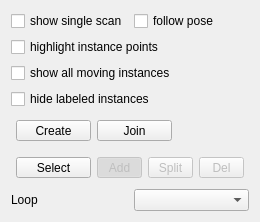
        <widget class="QWidget" name="tab_2">
         <attribute name="title">
          <string>Instances</string>
         </attribute>
         <layout class="QFormLayout" name="formLayout">
          <item row="2" column="0" colspan="2">
           <widget class="QCheckBox" name="chkDrawInstances">
            <property name="text">
             <string>highlight instance points</string>
            </property>
           </widget>
          </item>
          <item row="3" column="0" colspan="2">
           <widget class="QCheckBox" name="chkShowAllMovingInstances">
            <property name="text">
             <string>show all moving instances</string>
            </property>
           </widget>
          </item>
          <item row="7" column="0" colspan="2">
           <layout class="QHBoxLayout" name="horizontalLayout_4">
            <property name="leftMargin">
             <number>5</number>
            </property>
            <property name="topMargin">
             <number>5</number>
            </property>
            <property name="rightMargin">
             <number>5</number>
            </property>
            <property name="bottomMargin">
             <number>5</number>
            </property>
            <item>
             <widget class="QToolButton" name="btnSelectInstance">
              <property name="minimumSize">
               <size>
                <width>75</width>
                <height>0</height>
               </size>
              </property>
              <property name="text">
               <string>Select</string>
              </property>
              <property name="checkable">
               <bool>true</bool>
              </property>
             </widget>
            </item>
            <item>
             <spacer name="horizontalSpacer_2">
              <property name="orientation">
               <enum>Qt::Horizontal</enum>
              </property>
              <property name="sizeType">
               <enum>QSizePolicy::MinimumExpanding</enum>
              </property>
              <property name="sizeHint" stdset="0">
               <size>
                <width>0</width>
                <height>20</height>
               </size>
              </property>
             </spacer>
            </item>
            <item>
             <widget class="QToolButton" name="btnAddPoints">
              <property name="enabled">
               <bool>false</bool>
              </property>
              <property name="minimumSize">
               <size>
                <width>45</width>
                <height>0</height>
               </size>
              </property>
              <property name="text">
               <string>Add</string>
              </property>
              <property name="checkable">
               <bool>true</bool>
              </property>
              <property name="checked">
               <bool>true</bool>
              </property>
             </widget>
            </item>
            <item>
             <widget class="QToolButton" name="btnSplitPoints">
              <property name="enabled">
               <bool>false</bool>
              </property>
              <property name="minimumSize">
               <size>
                <width>45</width>
                <height>0</height>
               </size>
              </property>
              <property name="text">
               <string>Split</string>
              </property>
              <property name="checkable">
               <bool>true</bool>
              </property>
             </widget>
            </item>
            <item>
             <widget class="QToolButton" name="btnDeletePoints">
              <property name="enabled">
               <bool>false</bool>
              </property>
              <property name="minimumSize">
               <size>
                <width>45</width>
                <height>0</height>
               </size>
              </property>
              <property name="text">
               <string>Del</string>
              </property>
              <property name="checkable">
               <bool>true</bool>
              </property>
             </widget>
            </item>
           </layout>
          </item>
          <item row="8" column="0">
           <widget class="QLabel" name="label_5">
            <property name="text">
             <string>Loop</string>
            </property>
           </widget>
          </item>
          <item row="8" column="1">
           <widget class="QComboBox" name="cmbLoop_instances"/>
          </item>
          <item row="6" column="0" colspan="2">
           <layout class="QHBoxLayout" name="horizontalLayout_6">
            <property name="leftMargin">
             <number>5</number>
            </property>
            <property name="topMargin">
             <number>5</number>
            </property>
            <property name="rightMargin">
             <number>5</number>
            </property>
            <property name="bottomMargin">
             <number>5</number>
            </property>
            <item>
             <widget class="QToolButton" name="btnCreateInstance">
              <property name="minimumSize">
               <size>
                <width>75</width>
                <height>0</height>
               </size>
              </property>
              <property name="text">
               <string>Create</string>
              </property>
              <property name="checkable">
               <bool>true</bool>
              </property>
             </widget>
            </item>
            <item>
             <widget class="QToolButton" name="btnJoinInstances">
              <property name="minimumSize">
               <size>
                <width>75</width>
                <height>0</height>
               </size>
              </property>
              <property name="text">
               <string>Join</string>
              </property>
              <property name="checkable">
               <bool>true</bool>
              </property>
             </widget>
            </item>
            <item>
             <spacer name="horizontalSpacer">
              <property name="orientation">
               <enum>Qt::Horizontal</enum>
              </property>
              <property name="sizeHint" stdset="0">
               <size>
                <width>40</width>
                <height>20</height>
               </size>
              </property>
             </spacer>
            </item>
           </layout>
          </item>
          <item row="4" column="0" colspan="2">
           <widget class="QCheckBox" name="chkHideLabeledInstances">
            <property name="text">
             <string>hide labeled instances</string>
            </property>
           </widget>
          </item>
          <item row="0" column="0">
           <widget class="QCheckBox" name="chkShowSingleScan_instance">
            <property name="text">
             <string>show single scan</string>
            </property>
           </widget>
          </item>
          <item row="0" column="1">
           <widget class="QCheckBox" name="chkFollowPose2">
            <property name="text">
             <string>follow pose</string>
            </property>
           </widget>
          </item>
         </layout>
        </widget>
